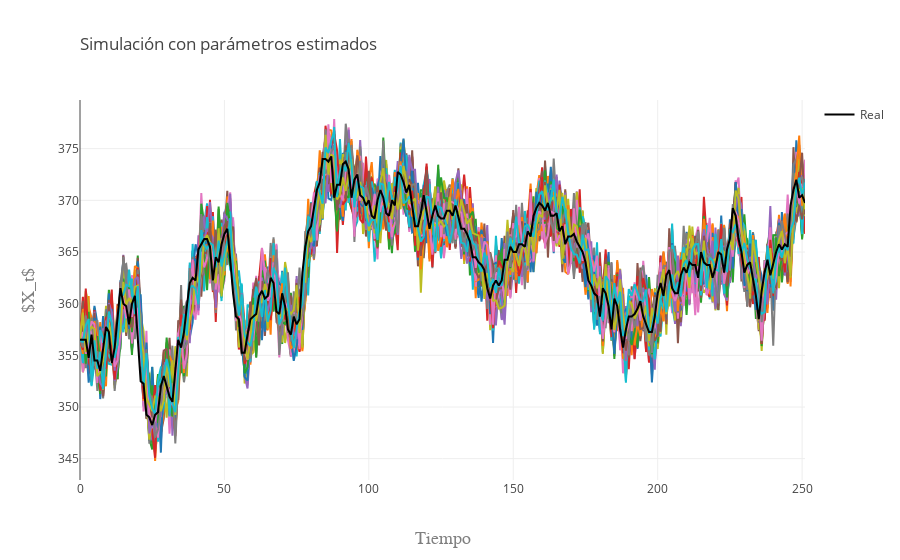

The cell this chart's notebook holds for it:
### Code cell
data=[]
for i in range(k):
    trace1 = go.Scatter(
        y = S[i],
        x = np.arange(N),
        showlegend=False
    )
    data.append(trace1)

trace2 = go.Scatter(
    y = X,
    x = np.arange(N),
    mode = 'lines',
    line = dict(color = 'rgb(0,0,0)'),
    name = 'Real'
)
data.append(trace2)
layout = go.Layout(
    title=go.layout.Title(
        text='Simulación con parámetros estimados',
        xref='paper',
        x=0
    ),
    xaxis=go.layout.XAxis(
        title=go.layout.xaxis.Title(
            text='Tiempo',
            font=dict(
                family='Arial',
                size=18,
                color='#7f7f7f'
            )
        )
    ),
    yaxis=go.layout.YAxis(
        title=go.layout.yaxis.Title(
            text='$X_t$',
            font=dict(
                family='Arial',
                size=18,
                color='#7f7f7f'
            )
        )
    )
)
fig = go.Figure(data=data, layout=layout)
py.iplot(fig, filename='Estimacion')

### Figure 1 — Plotly figure (JSON) as saved in the notebook; plotly's stock layout.template omitted (floating-point values rounded to 4 significant figures; data arrays with more than 128 entries replaced by an {"elided": "..."} marker saying what was removed)
{"data": [{"showlegend": false, "type": "scatter", "uid": "35d0dab4-2352-4f66-bdb4-886e3cf771d5", "x": {"elided": "252 int values"}, "y": {"elided": "252 float values"}}, {"showlegend": false, "type": "scatter", "uid": "a96a878b-452e-459c-97dc-90cead4d3d9a", "x": {"elided": "252 int values"}, "y": {"elided": "252 float values"}}, {"showlegend": false, "type": "scatter", "uid": "81c2dc75-ae40-4458-837b-56b1d661829d", "x": {"elided": "252 int values"}, "y": {"elided": "252 float values"}}, {"showlegend": false, "type": "scatter", "uid": "d1b2aa7a-e1bf-44be-889d-485d1bbefd60", "x": {"elided": "252 int values"}, "y": {"elided": "252 float values"}}, {"showlegend": false, "type": "scatter", "uid": "06585584-96ee-4d65-8d20-06d7b0c04125", "x": {"elided": "252 int values"}, "y": {"elided": "252 float values"}}, {"showlegend": false, "type": "scatter", "uid": "dc49420d-83a6-4081-a9e1-f57c12524aa4", "x": {"elided": "252 int values"}, "y": {"elided": "252 float values"}}, {"showlegend": false, "type": "scatter", "uid": "45326c7e-9536-4651-8447-64f5e158260f", "x": {"elided": "252 int values"}, "y": {"elided": "252 float values"}}, {"showlegend": false, "type": "scatter", "uid": "a481eac3-23c2-4c09-976a-def2432b536d", "x": {"elided": "252 int values"}, "y": {"elided": "252 float values"}}, {"showlegend": false, "type": "scatter", "uid": "58e47399-2602-4838-822b-6b207dc6f4c0", "x": {"elided": "252 int values"}, "y": {"elided": "252 float values"}}, {"showlegend": false, "type": "scatter", "uid": "f8347e6e-d585-4236-9739-1e36657db50a", "x": {"elided": "252 int values"}, "y": {"elided": "252 float values"}}, {"showlegend": false, "type": "scatter", "uid": "d1b55e33-514e-4149-8719-9966c000da26", "x": {"elided": "252 int values"}, "y": {"elided": "252 float values"}}, {"showlegend": false, "type": "scatter", "uid": "4b41425a-7fc2-43de-9abf-b013e86a972c", "x": {"elided": "252 int values"}, "y": {"elided": "252 float values"}}, {"showlegend": false, "type": "scatter", "uid": "93fe7af5-37a2-4259-a6db-9f5d8b7c8c3a", "x": {"elided": "252 int values"}, "y": {"elided": "252 float values"}}, {"showlegend": false, "type": "scatter", "uid": "55c5eef7-abb0-42eb-be57-9ad91616b588", "x": {"elided": "252 int values"}, "y": {"elided": "252 float values"}}, {"showlegend": false, "type": "scatter", "uid": "257588d8-4a0f-49aa-bf2f-56c90adbf8d1", "x": {"elided": "252 int values"}, "y": {"elided": "252 float values"}}, {"showlegend": false, "type": "scatter", "uid": "0d0a1f73-b020-4d23-8fe3-2adf556815a9", "x": {"elided": "252 int values"}, "y": {"elided": "252 float values"}}, {"showlegend": false, "type": "scatter", "uid": "7daf8509-3ad5-43db-b23a-20a5970adef2", "x": {"elided": "252 int values"}, "y": {"elided": "252 float values"}}, {"showlegend": false, "type": "scatter", "uid": "e9a8f868-9287-4883-a2f4-611b33945279", "x": {"elided": "252 int values"}, "y": {"elided": "252 float values"}}, {"showlegend": false, "type": "scatter", "uid": "37a9101b-46ec-4bdf-8824-30c9184e053e", "x": {"elided": "252 int values"}, "y": {"elided": "252 float values"}}, {"showlegend": false, "type": "scatter", "uid": "5a930639-53f2-4a87-9615-387a7a918155", "x": {"elided": "252 int values"}, "y": {"elided": "252 float values"}}, {"showlegend": false, "type": "scatter", "uid": "fe8eecb4-f33c-4abc-97ab-8e46c1ce1293", "x": {"elided": "252 int values"}, "y": {"elided": "252 float values"}}, {"showlegend": false, "type": "scatter", "uid": "c4cb964d-942d-4b16-81f9-560cedfe0e69", "x": {"elided": "252 int values"}, "y": {"elided": "252 float values"}}, {"showlegend": false, "type": "scatter", "uid": "912ed3d6-a444-4d3e-84a6-9700d8fce6ea", "x": {"elided": "252 int values"}, "y": {"elided": "252 float values"}}, {"showlegend": false, "type": "scatter", "uid": "7d1c3548-8831-4cab-8e9b-b3fac8d175b3", "x": {"elided": "252 int values"}, "y": {"elided": "252 float values"}}, {"showlegend": false, "type": "scatter", "uid": "781e2b69-361f-4f07-95ae-2f437ed5eafa", "x": {"elided": "252 int values"}, "y": {"elided": "252 float values"}}, {"showlegend": false, "type": "scatter", "uid": "d2882a5c-97ae-4315-8ae0-19e756980866", "x": {"elided": "252 int values"}, "y": {"elided": "252 float values"}}, {"showlegend": false, "type": "scatter", "uid": "20aedf99-6543-47f0-bd96-d73301dcd20e", "x": {"elided": "252 int values"}, "y": {"elided": "252 float values"}}, {"showlegend": false, "type": "scatter", "uid": "012b9988-c0e2-4d0f-b753-05cc4e2416bd", "x": {"elided": "252 int values"}, "y": {"elided": "252 float values"}}, {"showlegend": false, "type": "scatter", "uid": "14bd0e90-0410-4285-80ae-c240d5a6cfe3", "x": {"elided": "252 int values"}, "y": {"elided": "252 float values"}}, {"showlegend": false, "type": "scatter", "uid": "385d269d-0192-403f-ab73-f09f3d10b9fe", "x": {"elided": "252 int values"}, "y": {"elided": "252 float values"}}, {"showlegend": false, "type": "scatter", "uid": "3d2e9674-0ba1-497c-91c6-44ae9c5d0059", "x": {"elided": "252 int values"}, "y": {"elided": "252 float values"}}, {"showlegend": false, "type": "scatter", "uid": "2dfb1c5e-6498-43c7-bddd-150ba48fa780", "x": {"elided": "252 int values"}, "y": {"elided": "252 float values"}}, {"showlegend": false, "type": "scatter", "uid": "b21331dc-127f-4e9f-9ec1-b88911f2f782", "x": {"elided": "252 int values"}, "y": {"elided": "252 float values"}}, {"showlegend": false, "type": "scatter", "uid": "d1b7dd57-d1e6-4816-a544-902bcb02d16c", "x": {"elided": "252 int values"}, "y": {"elided": "252 float values"}}, {"showlegend": false, "type": "scatter", "uid": "08042c17-885e-4850-a53f-80157358a5c5", "x": {"elided": "252 int values"}, "y": {"elided": "252 float values"}}, {"showlegend": false, "type": "scatter", "uid": "43f514a8-308d-4ca4-add6-226c28a08f3a", "x": {"elided": "252 int values"}, "y": {"elided": "252 float values"}}, {"showlegend": false, "type": "scatter", "uid": "88f54718-208e-4b83-90c5-3fdd1dedd737", "x": {"elided": "252 int values"}, "y": {"elided": "252 float values"}}, {"showlegend": false, "type": "scatter", "uid": "4a88f3fa-689c-4cbe-ac8a-08a9142e3abc", "x": {"elided": "252 int values"}, "y": {"elided": "252 float values"}}, {"showlegend": false, "type": "scatter", "uid": "a907f854-595d-4ae8-821a-6511287db6d3", "x": {"elided": "252 int values"}, "y": {"elided": "252 float values"}}, {"showlegend": false, "type": "scatter", "uid": "6a9a0567-2ab2-403c-8863-ce943339609a", "x": {"elided": "252 int values"}, "y": {"elided": "252 float values"}}, {"showlegend": false, "type": "scatter", "uid": "c0834c69-afe5-4e65-af6c-429a3766d775", "x": {"elided": "252 int values"}, "y": {"elided": "252 float values"}}, {"showlegend": false, "type": "scatter", "uid": "43307489-5255-429d-8000-08377eafe62b", "x": {"elided": "252 int values"}, "y": {"elided": "252 float values"}}, {"showlegend": false, "type": "scatter", "uid": "c9f6c01c-ca0d-4fa1-bd53-c2faedfef07d", "x": {"elided": "252 int values"}, "y": {"elided": "252 float values"}}, {"showlegend": false, "type": "scatter", "uid": "99d0bf5f-adb5-484d-b4cc-5f0262cb0315", "x": {"elided": "252 int values"}, "y": {"elided": "252 float values"}}, {"showlegend": false, "type": "scatter", "uid": "eaba065c-e6d7-4f35-b262-3b191c5c0482", "x": {"elided": "252 int values"}, "y": {"elided": "252 float values"}}, {"showlegend": false, "type": "scatter", "uid": "5feba600-3e93-449c-b457-f9b1e5fedbb6", "x": {"elided": "252 int values"}, "y": {"elided": "252 float values"}}, {"showlegend": false, "type": "scatter", "uid": "9c6d1799-63f0-4b5d-b10b-18c92271028c", "x": {"elided": "252 int values"}, "y": {"elided": "252 float values"}}, {"showlegend": false, "type": "scatter", "uid": "d5eae2e8-c057-406f-a6d5-2d7fe1105e7a", "x": {"elided": "252 int values"}, "y": {"elided": "252 float values"}}, {"showlegend": false, "type": "scatter", "uid": "0e416ad3-f96b-4c01-b2ef-612444d77e8d", "x": {"elided": "252 int values"}, "y": {"elided": "252 float values"}}, {"showlegend": false, "type": "scatter", "uid": "fd61b708-29ee-4cc0-8f60-19040fc822f3", "x": {"elided": "252 int values"}, "y": {"elided": "252 float values"}}, {"showlegend": false, "type": "scatter", "uid": "967e311b-28eb-4ec9-b8b2-789cfa990da1", "x": {"elided": "252 int values"}, "y": {"elided": "252 float values"}}, {"showlegend": false, "type": "scatter", "uid": "89d0efc5-4d86-453c-8023-24ce3ec1cb10", "x": {"elided": "252 int values"}, "y": {"elided": "252 float values"}}, {"showlegend": false, "type": "scatter", "uid": "6b2af932-63a0-4e9f-b25e-0f5f89ede3a0", "x": {"elided": "252 int values"}, "y": {"elided": "252 float values"}}, {"showlegend": false, "type": "scatter", "uid": "4a64e74f-2adc-421e-bd85-b342cfea481e", "x": {"elided": "252 int values"}, "y": {"elided": "252 float values"}}, {"showlegend": false, "type": "scatter", "uid": "74d9ecbd-570d-4cfc-9891-ea0592f6c837", "x": {"elided": "252 int values"}, "y": {"elided": "252 float values"}}, {"showlegend": false, "type": "scatter", "uid": "eb55bf3c-5334-42b3-8b73-9f82e705a96a", "x": {"elided": "252 int values"}, "y": {"elided": "252 float values"}}, {"showlegend": false, "type": "scatter", "uid": "56b0ed42-c8f8-46cc-853c-e601023fcfe0", "x": {"elided": "252 int values"}, "y": {"elided": "252 float values"}}, {"showlegend": false, "type": "scatter", "uid": "90814749-cd13-4648-b6c0-087910a63633", "x": {"elided": "252 int values"}, "y": {"elided": "252 float values"}}, {"showlegend": false, "type": "scatter", "uid": "b56d2018-e0af-42d7-8ff5-a423ca21c6ba", "x": {"elided": "252 int values"}, "y": {"elided": "252 float values"}}, {"showlegend": false, "type": "scatter", "uid": "0840f952-5ebb-4fbd-bd80-744d40d16fd3", "x": {"elided": "252 int values"}, "y": {"elided": "252 float values"}}, {"showlegend": false, "type": "scatter", "uid": "5eea8362-4b23-4950-9a72-ff215c99bf4d", "x": {"elided": "252 int values"}, "y": {"elided": "252 float values"}}, {"showlegend": false, "type": "scatter", "uid": "2f09be85-7515-4039-88bf-09dda92782ef", "x": {"elided": "252 int values"}, "y": {"elided": "252 float values"}}, {"showlegend": false, "type": "scatter", "uid": "7fb4b261-45a6-4adb-a1b2-d1596ba7ac06", "x": {"elided": "252 int values"}, "y": {"elided": "252 float values"}}, {"showlegend": false, "type": "scatter", "uid": "a01b8623-ef89-436a-aed8-ce06e953c8de", "x": {"elided": "252 int values"}, "y": {"elided": "252 float values"}}, {"showlegend": false, "type": "scatter", "uid": "364f6d96-d784-4509-b13a-340bd9e48b01", "x": {"elided": "252 int values"}, "y": {"elided": "252 float values"}}, {"showlegend": false, "type": "scatter", "uid": "432d304d-979e-46d5-9238-75c1fa20f831", "x": {"elided": "252 int values"}, "y": {"elided": "252 float values"}}, {"showlegend": false, "type": "scatter", "uid": "74ae907d-87a2-4286-89d6-2d0540b0efcd", "x": {"elided": "252 int values"}, "y": {"elided": "252 float values"}}, {"showlegend": false, "type": "scatter", "uid": "d94d6ed2-6b9d-48fc-afaa-9a576a38bceb", "x": {"elided": "252 int values"}, "y": {"elided": "252 float values"}}, {"showlegend": false, "type": "scatter", "uid": "ba03bc04-4a1d-452e-b6cb-6003769ac4e3", "x": {"elided": "252 int values"}, "y": {"elided": "252 float values"}}, {"showlegend": false, "type": "scatter", "uid": "4d036494-80f7-4729-9edc-fac9f219dc43", "x": {"elided": "252 int values"}, "y": {"elided": "252 float values"}}, {"showlegend": false, "type": "scatter", "uid": "79fb0955-ca6b-4433-94a7-2fb229e3d9e1", "x": {"elided": "252 int values"}, "y": {"elided": "252 float values"}}, {"showlegend": false, "type": "scatter", "uid": "1545efce-4cc4-47c0-b9f0-18d475c6d441", "x": {"elided": "252 int values"}, "y": {"elided": "252 float values"}}, {"showlegend": false, "type": "scatter", "uid": "9e22c1e7-c6a1-4bdf-a896-07a65876587c", "x": {"elided": "252 int values"}, "y": {"elided": "252 float values"}}, {"showlegend": false, "type": "scatter", "uid": "94250d59-2d4e-4e13-8683-05b4b7210bd5", "x": {"elided": "252 int values"}, "y": {"elided": "252 float values"}}, {"showlegend": false, "type": "scatter", "uid": "6accfb14-62c9-4c5d-ab0d-9701c9faa8df", "x": {"elided": "252 int values"}, "y": {"elided": "252 float values"}}, {"showlegend": false, "type": "scatter", "uid": "b4b6c519-9072-4861-9bee-62e1c142c6e5", "x": {"elided": "252 int values"}, "y": {"elided": "252 float values"}}, {"showlegend": false, "type": "scatter", "uid": "8ef86421-0dd3-4418-95e5-4ad346c27961", "x": {"elided": "252 int values"}, "y": {"elided": "252 float values"}}, {"showlegend": false, "type": "scatter", "uid": "2b127b84-413f-4757-b08a-bb670e727d9e", "x": {"elided": "252 int values"}, "y": {"elided": "252 float values"}}, {"showlegend": false, "type": "scatter", "uid": "8b0a0766-a329-436a-be11-aae5ea5b1bcb", "x": {"elided": "252 int values"}, "y": {"elided": "252 float values"}}, {"showlegend": false, "type": "scatter", "uid": "b1c617c8-26cf-4a1f-94c3-b75bb459a7b8", "x": {"elided": "252 int values"}, "y": {"elided": "252 float values"}}, {"showlegend": false, "type": "scatter", "uid": "0103d334-6ea6-4bfb-9157-9161960fb16e", "x": {"elided": "252 int values"}, "y": {"elided": "252 float values"}}, {"showlegend": false, "type": "scatter", "uid": "a1647097-b64d-4c3d-acbe-5da0f423a8fe", "x": {"elided": "252 int values"}, "y": {"elided": "252 float values"}}, {"showlegend": false, "type": "scatter", "uid": "b3d74d76-41d3-4080-b0f6-64331e6caf36", "x": {"elided": "252 int values"}, "y": {"elided": "252 float values"}}, {"showlegend": false, "type": "scatter", "uid": "038c51ca-0180-4921-8436-5615a935dc4e", "x": {"elided": "252 int values"}, "y": {"elided": "252 float values"}}, {"showlegend": false, "type": "scatter", "uid": "d9f04bd3-bb54-4df0-94ba-c45dac2f0f67", "x": {"elided": "252 int values"}, "y": {"elided": "252 float values"}}, {"showlegend": false, "type": "scatter", "uid": "a94a1ca9-6c07-4a85-b06b-22bbb5b076bd", "x": {"elided": "252 int values"}, "y": {"elided": "252 float values"}}, {"showlegend": false, "type": "scatter", "uid": "885e00c6-9015-4341-985b-251a0f236103", "x": {"elided": "252 int values"}, "y": {"elided": "252 float values"}}, {"showlegend": false, "type": "scatter", "uid": "c622358d-453e-43e1-b2c8-1ec5d5113657", "x": {"elided": "252 int values"}, "y": {"elided": "252 float values"}}, {"showlegend": false, "type": "scatter", "uid": "69aeadd3-6482-4724-8def-9ab968c22a54", "x": {"elided": "252 int values"}, "y": {"elided": "252 float values"}}, {"showlegend": false, "type": "scatter", "uid": "5b1ccf63-ad06-44dd-be2e-dac8311c13b9", "x": {"elided": "252 int values"}, "y": {"elided": "252 float values"}}, {"showlegend": false, "type": "scatter", "uid": "bae00d78-ae33-4490-986f-c412d6c92ac3", "x": {"elided": "252 int values"}, "y": {"elided": "252 float values"}}, {"showlegend": false, "type": "scatter", "uid": "508e6e6d-a8c3-4a81-b029-a6257a90db45", "x": {"elided": "252 int values"}, "y": {"elided": "252 float values"}}, {"showlegend": false, "type": "scatter", "uid": "e64c46ce-e5fc-444f-82ff-fdc61e22d0ea", "x": {"elided": "252 int values"}, "y": {"elided": "252 float values"}}, {"showlegend": false, "type": "scatter", "uid": "797aee4e-2b14-424b-9ca0-d0dc7f8c2fc8", "x": {"elided": "252 int values"}, "y": {"elided": "252 float values"}}, {"showlegend": false, "type": "scatter", "uid": "acf27edf-a107-4b45-a81b-092056f5c865", "x": {"elided": "252 int values"}, "y": {"elided": "252 float values"}}, {"showlegend": false, "type": "scatter", "uid": "19ddeab3-8566-40fc-bd83-48ffa280a085", "x": {"elided": "252 int values"}, "y": {"elided": "252 float values"}}, {"showlegend": false, "type": "scatter", "uid": "1809a52c-337b-4b4d-8282-d60a03001ec4", "x": {"elided": "252 int values"}, "y": {"elided": "252 float values"}}, {"showlegend": false, "type": "scatter", "uid": "50bfc875-6394-4462-8cf0-fbaa947a1d8f", "x": {"elided": "252 int values"}, "y": {"elided": "252 float values"}}, {"showlegend": false, "type": "scatter", "uid": "910d2f32-9b90-4644-ae68-220cfe9a4d5a", "x": {"elided": "252 int values"}, "y": {"elided": "252 float values"}}, {"showlegend": false, "type": "scatter", "uid": "161a7e0c-babc-484b-85e6-c3494c5dd3f6", "x": {"elided": "252 int values"}, "y": {"elided": "252 float values"}}, {"line": {"color": "rgb(0, 0, 0)"}, "mode": "lines", "name": "Real", "type": "scatter", "uid": "5d9ef6e9-72b1-47f8-8924-c4df2699f59c", "x": {"elided": "252 int values"}, "y": {"elided": "252 float values"}}], "layout": {"autosize": true, "title": {"text": "Simulación con parámetros estimados", "x": 0, "xref": "paper"}, "xaxis": {"autorange": true, "range": [0, 251], "title": {"font": {"color": "#7f7f7f", "family": "Arial", "size": 18}, "text": "Tiempo"}, "type": "linear"}, "yaxis": {"autorange": true, "range": [342.9, 379.7], "title": {"font": {"color": "#7f7f7f", "family": "Arial", "size": 18}, "text": "$X_t$"}, "type": "linear"}}}
